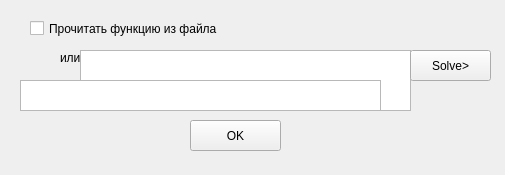
<?xml version="1.0" encoding="UTF-8"?>
<ui version="4.0">
 <class>MainWindow</class>
 <widget class="QMainWindow" name="MainWindow">
  <property name="geometry">
   <rect>
    <x>0</x>
    <y>0</y>
    <width>505</width>
    <height>175</height>
   </rect>
  </property>
  <property name="focusPolicy">
   <enum>Qt::ClickFocus</enum>
  </property>
  <property name="contextMenuPolicy">
   <enum>Qt::DefaultContextMenu</enum>
  </property>
  <property name="acceptDrops">
   <bool>false</bool>
  </property>
  <property name="windowTitle">
   <string>Sat Solver</string>
  </property>
  <property name="windowIcon">
   <iconset resource="resources.qrc">
    <normaloff>:/new/1/icon (2).png</normaloff>
    <activeon>:/new/1/icon (2).png</activeon>:/new/1/icon (2).png</iconset>
  </property>
  <property name="autoFillBackground">
   <bool>true</bool>
  </property>
  <property name="styleSheet">
   <string notr="true"/>
  </property>
  <property name="iconSize">
   <size>
    <width>512</width>
    <height>512</height>
   </size>
  </property>
  <property name="documentMode">
   <bool>false</bool>
  </property>
  <widget class="QWidget" name="centralWidget">
   <property name="enabled">
    <bool>true</bool>
   </property>
   <property name="mouseTracking">
    <bool>false</bool>
   </property>
   <property name="autoFillBackground">
    <bool>true</bool>
   </property>
   <property name="styleSheet">
    <string notr="true"/>
   </property>
   <widget class="QPushButton" name="pushButton">
    <property name="geometry">
     <rect>
      <x>410</x>
      <y>50</y>
      <width>81</width>
      <height>31</height>
     </rect>
    </property>
    <property name="text">
     <string>Solve&gt;</string>
    </property>
   </widget>
   <widget class="QTextEdit" name="textEdit">
    <property name="geometry">
     <rect>
      <x>20</x>
      <y>80</y>
      <width>361</width>
      <height>31</height>
     </rect>
    </property>
    <property name="html">
     <string>&lt;!DOCTYPE HTML PUBLIC &quot;-//W3C//DTD HTML 4.0//EN&quot; &quot;http://www.w3.org/TR/REC-html40/strict.dtd&quot;&gt;
&lt;html&gt;&lt;head&gt;&lt;meta name=&quot;qrichtext&quot; content=&quot;1&quot; /&gt;&lt;style type=&quot;text/css&quot;&gt;
p, li { white-space: pre-wrap; }
&lt;/style&gt;&lt;/head&gt;&lt;body style=&quot; font-family:'MS Shell Dlg 2'; font-size:8.25pt; font-weight:400; font-style:normal;&quot;&gt;
&lt;p style=&quot;-qt-paragraph-type:empty; margin-top:0px; margin-bottom:0px; margin-left:0px; margin-right:0px; -qt-block-indent:0; text-indent:0px;&quot;&gt;&lt;br /&gt;&lt;/p&gt;&lt;/body&gt;&lt;/html&gt;</string>
    </property>
   </widget>
   <widget class="QCheckBox" name="checkBox">
    <property name="geometry">
     <rect>
      <x>30</x>
      <y>20</y>
      <width>191</width>
      <height>17</height>
     </rect>
    </property>
    <property name="text">
     <string>Прочитать функцию из файла</string>
    </property>
   </widget>
   <widget class="QLabel" name="label">
    <property name="geometry">
     <rect>
      <x>60</x>
      <y>50</y>
      <width>61</width>
      <height>16</height>
     </rect>
    </property>
    <property name="text">
     <string>или</string>
    </property>
   </widget>
   <widget class="QLabel" name="label_2">
    <property name="geometry">
     <rect>
      <x>170</x>
      <y>20</y>
      <width>141</width>
      <height>16</height>
     </rect>
    </property>
    <property name="text">
     <string/>
    </property>
   </widget>
   <widget class="QTextEdit" name="textEdit_2">
    <property name="enabled">
     <bool>true</bool>
    </property>
    <property name="geometry">
     <rect>
      <x>80</x>
      <y>50</y>
      <width>331</width>
      <height>61</height>
     </rect>
    </property>
    <property name="statusTip">
     <string/>
    </property>
    <property name="textInteractionFlags">
     <set>Qt::TextSelectableByKeyboard|Qt::TextSelectableByMouse</set>
    </property>
   </widget>
   <widget class="QPushButton" name="pushButton_2">
    <property name="enabled">
     <bool>true</bool>
    </property>
    <property name="geometry">
     <rect>
      <x>190</x>
      <y>120</y>
      <width>91</width>
      <height>31</height>
     </rect>
    </property>
    <property name="text">
     <string>OK</string>
    </property>
   </widget>
   <widget class="QLabel" name="label_3">
    <property name="geometry">
     <rect>
      <x>190</x>
      <y>50</y>
      <width>101</width>
      <height>21</height>
     </rect>
    </property>
    <property name="text">
     <string/>
    </property>
   </widget>
   <zorder>textEdit_2</zorder>
   <zorder>pushButton</zorder>
   <zorder>textEdit</zorder>
   <zorder>checkBox</zorder>
   <zorder>label</zorder>
   <zorder>label_2</zorder>
   <zorder>pushButton_2</zorder>
   <zorder>label_3</zorder>
  </widget>
 </widget>
 <layoutdefault spacing="6" margin="11"/>
 <resources>
  <include location="resources.qrc"/>
 </resources>
 <connections/>
</ui>
